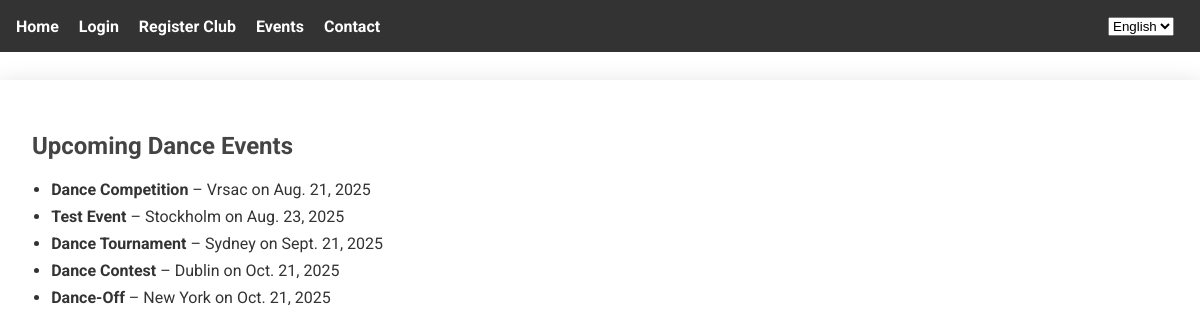
Screenshot of /public/events/ with the database file from the repository.
### core/models.py (models this page shows, shortened)
class Event(models.Model):
    name = models.CharField(max_length=100, verbose_name=_("Event Name"))
    location = models.CharField(max_length=100, verbose_name=_("Location"))
    city = models.CharField(max_length=100, verbose_name=_("City"))
    date = models.DateField(verbose_name=_("Date"))
    is_published = models.BooleanField(default=False, verbose_name=_("Is Published"))
    results_published = models.BooleanField(default=False, verbose_name=_("Results Published"))
    start_time = models.TimeField(null=True, blank=True, verbose_name=_("Start Time"))
    class Meta:
        verbose_name = _("Event")
        verbose_name_plural = _("Events")

### core/views.py (the view)
# urls.py: path('public/events/', views.event_list_public, name='event_list_public'),
def event_list_public(request):
    events = Event.objects.all().order_by('date')
    return render(request, 'core/event_list_public.html', {'events': events})

### core/context_processors.py (called while the page is built)
def add_pending_club_count(request):
    if request.user.is_authenticated and request.user.is_superuser:
        return {
            'clubs_pending_count': DanceClub.objects.filter(confirmed=False).count()
        }
    return {}

### core/templates/core/event_list_public.html (shortened to what this page needs)
{% extends 'core/base.html' %}
{% load i18n %}
{% block content %}
    <h2>{% trans "Upcoming Dance Events" %}</h2>
    {% if events %}
    <ul>
        {% for event in events %}
        <li>
            <strong>{{ event.name }}</strong> – {{ event.city }} on {{ event.date }}
        </li>
        {% endfor %}
    </ul>
    {% else %}
    <p>{% trans "No upcoming events found." %}</p>
    {% endif %}
{% endblock %}

### rows the page displays
Event: name "Dance Competition", city "Vrsac", date "Aug. 21, 2025"
Event: name "Test Event", city "Stockholm", date "Aug. 23, 2025"
Event: name "Dance Tournament", city "Sydney", date "Sept. 21, 2025"
Event: name "Dance Contest", city "Dublin", date "Oct. 21, 2025"
Event: name "Dance-Off", city "New York", date "Oct. 21, 2025"

### other values shown
form field language "English"
